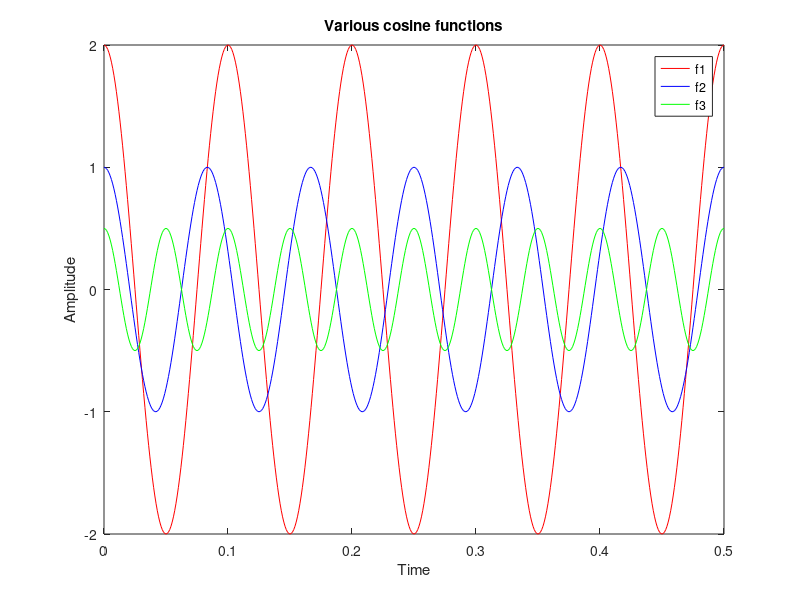

The MATLAB script that drew this image:
a = 2;
pi=3.14159;
t=[0:0.001:1/a];
f1= a*cos(2*pi*5*a*t);
f2=(a/2)*cos(2*pi*6*a*t);
f3=(a/4)*cos(2*pi*10*a*t);
figure;
plot(t,f1,"red",t,f2,"blue",t,f3,"green")
title("Various cosine functions")
legend('f1','f2','f3')
xlabel('Time')
ylabel('Amplitude')

